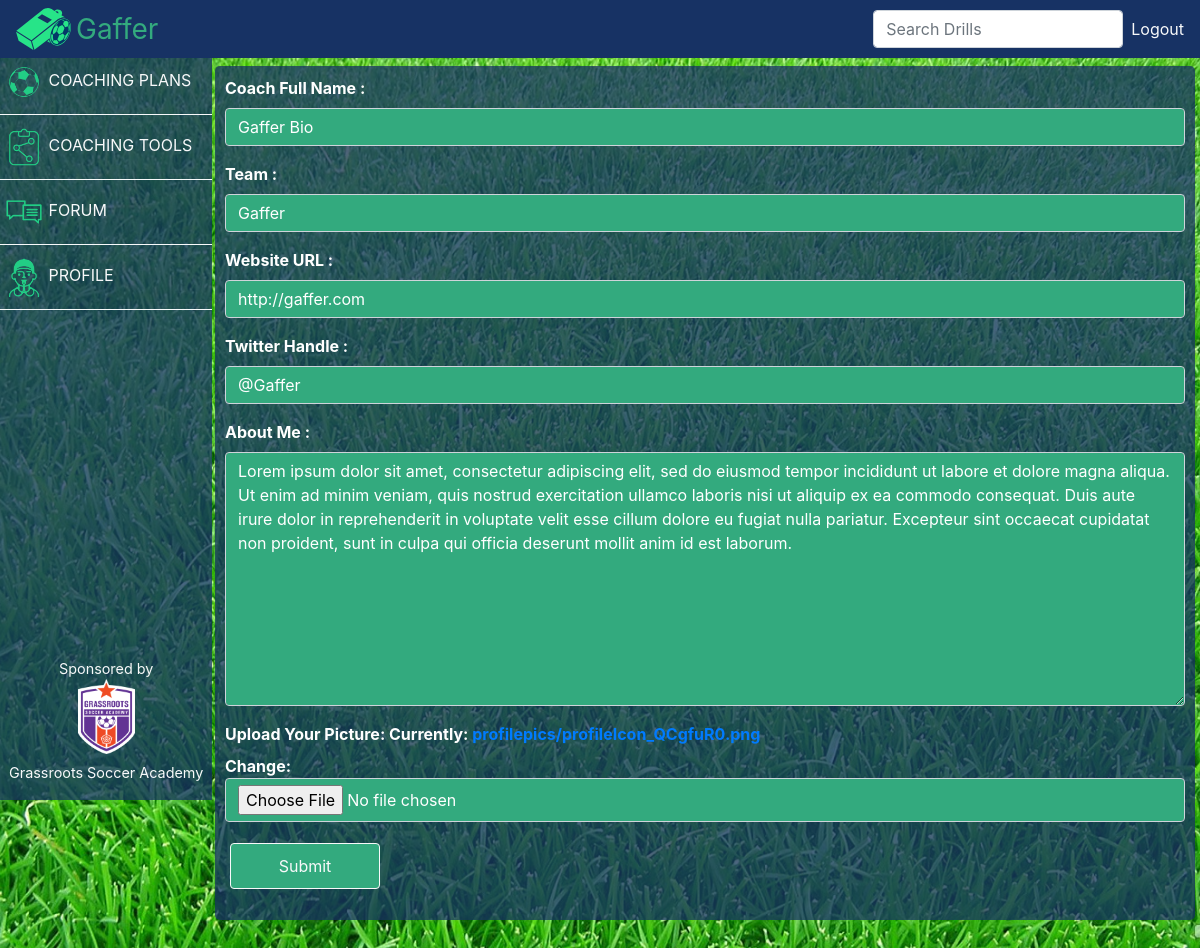
The app's page /GafferApp/bio_list/1/edit/ (signed in) with its own data.
### GafferApp/models.py (models this page shows, shortened)
class Bio(models.Model):
	user = models.ForeignKey('auth.user',related_name='owner')
	name = models.CharField(max_length=60,null=True)
	website = models.URLField(blank=True,null=True)
	twitterHandle = models.CharField(max_length=255,blank=True,null=True)
	team = models.CharField(max_length=60,null=True)
	bio = models.TextField(null=True)
	profilePic = models.ImageField(upload_to='profilepics', default = 'profilepics/placeholder.png', null=True)

### GafferApp/views.py (the view)
# urls.py: url(r'^bio_list/(?P<pk>\d+)/edit/$', views.BioUpdateView.as_view(), name='bio_edit'),
class BioUpdateView(LoginRequiredMixin,UpdateView):
	login_url = 'GafferApp/login.html'
	redirect_field_name = 'GafferApp/CoachProfile.html'
	template_name = 'GafferApp/bio.html'
	form_class = BioForm
	model = Bio

### GafferApp/forms.py
class BioForm(forms.ModelForm):
	class Meta:
		model = Bio
		fields = ('name',
		 		  'team',
				  'website',
				  'twitterHandle',
				  'bio',
				  'profilePic')
		labels = {
		'name': _('Coach Full Name '),
		'team': _('Team '),
		'website': _('Website URL '),
		'twitterHandle': _('Twitter Handle '),
		'bio': _('About Me '),
		'profilePic': _('Upload Your Picture'),
		}

### templates/GafferApp/bio.html (shortened to what this page needs)
{% extends "GafferApp/index.html" %}
{% load staticfiles %}
{% load widget_tweaks %}
{% load bootstrap3 %}
    {% block mainBody%}
      <link rel="stylesheet" type="text/css" href="{% static "css/login.css" %}"/>
      <link rel="stylesheet" type="text/css" href="{% static "css/drill.css" %}"/>
    <div class="jumbotron myJumbotron mt-3" style="max-width:1200px;">
    <form  class = 'form-group' method="post" enctype="multipart/form-data" novalidate>
    {% for field in form.visible_fields %}
      <div class="form-group">
        {{ field.label_tag }}
        {% render_field field class="form-control" %}
      </div>
    {% endfor %}
    <button type="submit" id="submitButton" class="btn btn-outline-light commentbut">Submit</button>
  </form>
</div>
{% endblock %}

### GafferApp/static/css/base.css (style rules this page uses)
body { margin-top: 0px; padding: 0px; background-image:url("../images/grass.png"); background-attachment: fixed; background-position: center; background-repeat: no-repeat; background-size: cover; }

### GafferApp/static/css/drill.css (style rules this page uses)
.commentbut { font-size: 1rem; padding: 10px; margin: 5px; min-width: 150px; position:relative; background-color: #33aa7e; }
.myJumbotron { color:white; background-color: rgba(23,50,100,.75); text-align: left; padding: 10px; font-weight: bold; font-style: normal; font-size: 16px; margin-right: 5px; }
#id_author, #id_text, #id_rating, #id_coachingPlanTitle, #id_coachingPlanType, #id_coachingPlanDescription, #id_coachingPlanNotes, #id_coachingPlanDate, #id_name, #id_team, #id_website, #id_twitterHandle, #id_bio, #id_profilePic { background-color: #33aa7e; color: white; }

### records on screen
Bio: name "Gaffer Bio" "Gaffer" "http://gaffer.com" "@Gaffer" "Lorem ipsum dolor sit amet, consectetur adipiscing elit, sed do eiusmod tempor incididunt ut labore et dolore magna aliqua. Ut enim ad minim veniam, quis nostrud exercitation ullamco laboris nisi ut aliquip ex ea commodo consequat. Duis aute irure dolor in reprehenderit in voluptate velit esse cillum dolore eu fugiat nulla pariatur. Excepteur sint occaecat cupidatat non proident, sunt in culpa qui officia deserunt mollit anim id est laborum."

### other values on screen
{{ field.label_tag }} "Coach Full Name :" "Team :" "Website URL :" "Twitter Handle :" "About Me :" "Upload Your Picture:"
